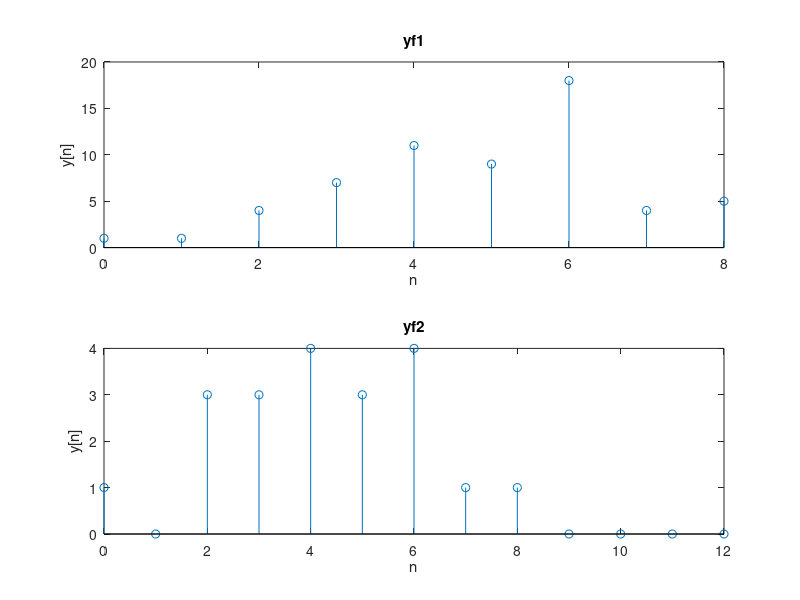

This chart was generated by the following MATLAB code:
x1=[1 1 1 1 1 ];
h1=[1 -1 3 0 1 ];
h2=[0 2 5 4 -1];
w=[1,2,3,4,5].*x1;
nyf1=0:8;
yf1=conv(w,h1);
hf2=h1;
hf1=[1 0 0 0 0 ];
hseries=conv(hf1,hf2);
yf2=conv(hseries,x1);
nyf2=0:12;
subplot(2,1,1);
stem(nyf1,yf1);
xlabel('n');
ylabel('y[n]');
title('yf1');


subplot(2,1,2);
stem(nyf2,yf2);
xlabel('n');
ylabel('y[n]');
title('yf2');